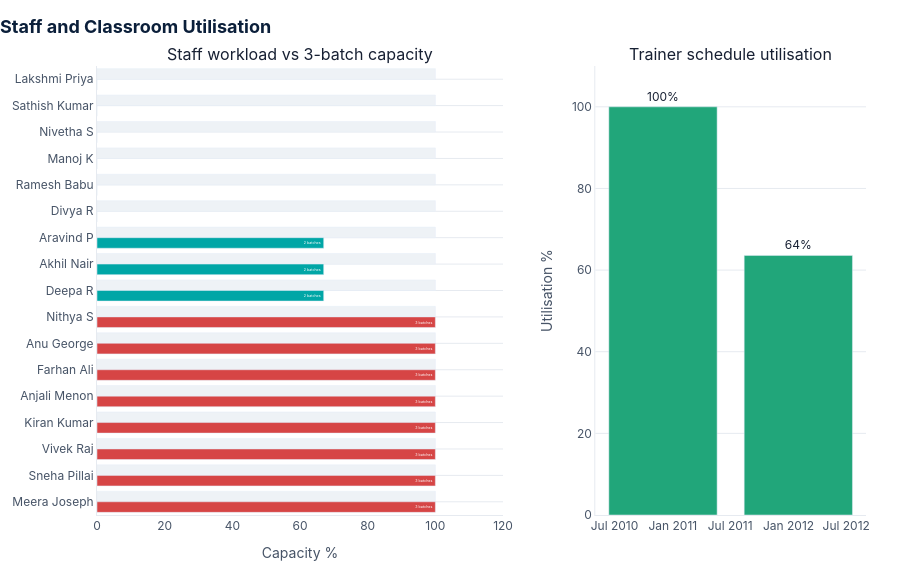

Notebook code cell kept with this figure:
### Markdown cell above
## F. Staff and Classroom Utilisation

### Code cell
section_title("F. Staff and Classroom Utilisation", "Capacity pressure, classroom fill and trainer workload")

staff_load = staff.copy()
staff_load["Capacity %"] = (staff_load["batches_handling"] / 3 * 100).clip(upper=140).round(0)
staff_load = staff_load.sort_values("Capacity %")

schedule_cols = [c for c in schedule.columns if ":" in c]
schedule_long = schedule.melt(
    id_vars=["staff_id", "name", "course"],
    value_vars=schedule_cols,
    var_name="Slot",
    value_name="Assignment",
)
schedule_long["Occupied"] = schedule_long["Assignment"].map(is_filled)
slot_util = schedule_long.groupby("Slot", as_index=False)["Occupied"].mean()
slot_util["Utilisation"] = (slot_util["Occupied"] * 100).round(1)

fig = make_subplots(
    rows=1, cols=2,
    specs=[[{"type": "xy"}, {"type": "xy"}]],
    column_widths=[0.6, 0.4],
    horizontal_spacing=0.12,
    subplot_titles=["Staff workload vs 3-batch capacity", "Trainer schedule utilisation"],
)

fig.add_trace(go.Bar(
    y=staff_load["name"],
    x=[100] * len(staff_load),
    orientation="h",
    marker_color="#EEF2F6",
    hoverinfo="skip",
    showlegend=False,
), row=1, col=1)
fig.add_trace(go.Bar(
    y=staff_load["name"],
    x=staff_load["Capacity %"],
    orientation="h",
    marker_color=np.where(staff_load["Capacity %"] >= 100, THEME["red"], THEME["teal"]),
    text=staff_load["batches_handling"].map(lambda x: f"{int(x)} batches" if pd.notna(x) else "0 batches"),
    textposition="inside",
    customdata=staff_load[["role", "course", "hours_per_day"]],
    hovertemplate="<b>%{y}</b><br>%{customdata[0]}<br>Course: %{customdata[1]}<br>Load: %{x:.0f}%<br>Hours/day: %{customdata[2]}<extra></extra>",
    showlegend=False,
), row=1, col=1)

fig.add_trace(go.Bar(
    x=slot_util["Slot"].str.replace(":00", "", regex=False),
    y=slot_util["Utilisation"],
    marker_color=THEME["green"],
    text=slot_util["Utilisation"].map(lambda x: f"{x:.0f}%"),
    textposition="outside",
    hovertemplate="<b>%{x}</b><br>Trainer utilisation: %{y:.1f}%<extra></extra>",
    showlegend=False,
), row=1, col=2)

fig.update_xaxes(title_text="Capacity %", range=[0, 120], row=1, col=1)
fig.update_yaxes(autorange="reversed", row=1, col=1)
fig.update_yaxes(title_text="Utilisation %", range=[0, 110], row=1, col=2)
style_fig(fig, "Staff and Classroom Utilisation", height=570, showlegend=False).show()

### Figure 1 — Plotly figure (JSON) as saved in the notebook; plotly's stock layout.template omitted (floating-point values rounded to 4 significant figures)
{"data": [{"hoverinfo": "skip", "marker": {"color": "#EEF2F6"}, "orientation": "h", "showlegend": false, "type": "bar", "x": [100, 100, 100, 100, 100, 100, 100, 100, 100, 100, 100, 100, 100, 100, 100, 100, 100], "xaxis": "x", "y": ["Lakshmi Priya", "Sathish Kumar", "Nivetha S", "Manoj K", "Ramesh Babu", "Divya R", "Aravind P", "Akhil Nair", "Deepa R", "Nithya S", "Anu George", "Farhan Ali", "Anjali Menon", "Kiran Kumar", "Vivek Raj", "Sneha Pillai", "Meera Joseph"], "yaxis": "y"}, {"customdata": [["Front Office Executive", null, 8], ["Accountant", null, 8], ["HR Executive", null, 8], ["Digital Marketer", null, 8], ["Manager", null, 8], ["Consultant", null, 8], ["UI/UX Trainer", "UI/UX Design", 2], ["Python Trainer", "Python Full Stack Development", 4], ["Python Trainer", "Python Full Stack Development", 4], ["Cyber Security Trainer", "Cyber Security", 3], ["MERN Trainer", "MERN Stack Development", 4], ["DevOps Trainer", "DevOps", 3], ["Data Science Trainer", "Data Science with Python", 5], ["Data Science Trainer", "Data Science with Python", 5], ["Business Analytics Trainer", "Business Analytics", 3], ["React Trainer", "React Frontend Developer", 4], ["Flutter Trainer", "Flutter Development", 3]], "hovertemplate": "<b>%{y}</b><br>%{customdata[0]}<br>Course: %{customdata[1]}<br>Load: %{x:.0f}%<br>Hours/day: %{customdata[2]}<extra></extra>", "marker": {"color": ["#00A6A6", "#00A6A6", "#00A6A6", "#00A6A6", "#00A6A6", "#00A6A6", "#00A6A6", "#00A6A6", "#00A6A6", "#D64545", "#D64545", "#D64545", "#D64545", "#D64545", "#D64545", "#D64545", "#D64545"]}, "orientation": "h", "showlegend": false, "text": ["0 batches", "0 batches", "0 batches", "0 batches", "0 batches", "0 batches", "2 batches", "2 batches", "2 batches", "3 batches", "3 batches", "3 batches", "3 batches", "3 batches", "3 batches", "3 batches", "3 batches"], "textposition": "inside", "type": "bar", "x": [0, 0, 0, 0, 0, 0, 67, 67, 67, 100, 100, 100, 100, 100, 100, 100, 100], "xaxis": "x", "y": ["Lakshmi Priya", "Sathish Kumar", "Nivetha S", "Manoj K", "Ramesh Babu", "Divya R", "Aravind P", "Akhil Nair", "Deepa R", "Nithya S", "Anu George", "Farhan Ali", "Anjali Menon", "Kiran Kumar", "Vivek Raj", "Sneha Pillai", "Meera Joseph"], "yaxis": "y"}, {"hovertemplate": "<b>%{x}</b><br>Trainer utilisation: %{y:.1f}%<extra></extra>", "marker": {"color": "#21A67A"}, "showlegend": false, "text": ["100%", "36%", "100%", "64%"], "textposition": "outside", "type": "bar", "x": ["02:30-04:30", "04:30-05:30 (Online)", "10-12", "12-02"], "xaxis": "x2", "y": [100, 36.4, 100, 63.6], "yaxis": "y2"}], "layout": {"annotations": [{"font": {"size": 16}, "showarrow": false, "text": "Staff workload vs 3-batch capacity", "x": 0.264, "xanchor": "center", "xref": "paper", "y": 1, "yanchor": "bottom", "yref": "paper"}, {"font": {"size": 16}, "showarrow": false, "text": "Trainer schedule utilisation", "x": 0.824, "xanchor": "center", "xref": "paper", "y": 1, "yanchor": "bottom", "yref": "paper"}], "font": {"color": "#172033", "family": "Inter, Segoe UI, Arial", "size": 12}, "height": 570, "hoverlabel": {"bgcolor": "#0B1F3A", "bordercolor": "#0B1F3A", "font": {"color": "white", "family": "Inter, Segoe UI, Arial", "size": 12}}, "legend": {"bgcolor": "rgba(255,255,255,0)", "font": {"color": "#475467", "size": 11}, "orientation": "h", "x": 0, "xanchor": "left", "y": 1.02, "yanchor": "bottom"}, "margin": {"b": 44, "l": 48, "r": 34, "t": 66}, "paper_bgcolor": "#FFFFFF", "plot_bgcolor": "#FFFFFF", "showlegend": false, "title": {"font": {"color": "#0B1F3A", "family": "Inter, Segoe UI, Arial", "size": 18}, "text": "<b>Staff and Classroom Utilisation</b>", "x": 0, "xanchor": "left"}, "xaxis": {"anchor": "y", "domain": [0, 0.528], "linecolor": "#E6EAF0", "range": [0, 120], "showgrid": false, "tickfont": {"color": "#475467"}, "title": {"font": {"color": "#475467"}, "text": "Capacity %"}, "zeroline": false}, "xaxis2": {"anchor": "y2", "domain": [0.648, 1], "linecolor": "#E6EAF0", "showgrid": false, "tickfont": {"color": "#475467"}, "title": {"font": {"color": "#475467"}}, "zeroline": false}, "yaxis": {"anchor": "x", "autorange": "reversed", "domain": [0, 1], "gridcolor": "#E6EAF0", "linecolor": "#E6EAF0", "tickfont": {"color": "#475467"}, "title": {"font": {"color": "#475467"}}, "zeroline": false}, "yaxis2": {"anchor": "x2", "domain": [0, 1], "gridcolor": "#E6EAF0", "linecolor": "#E6EAF0", "range": [0, 110], "tickfont": {"color": "#475467"}, "title": {"font": {"color": "#475467"}, "text": "Utilisation %"}, "zeroline": false}}}
